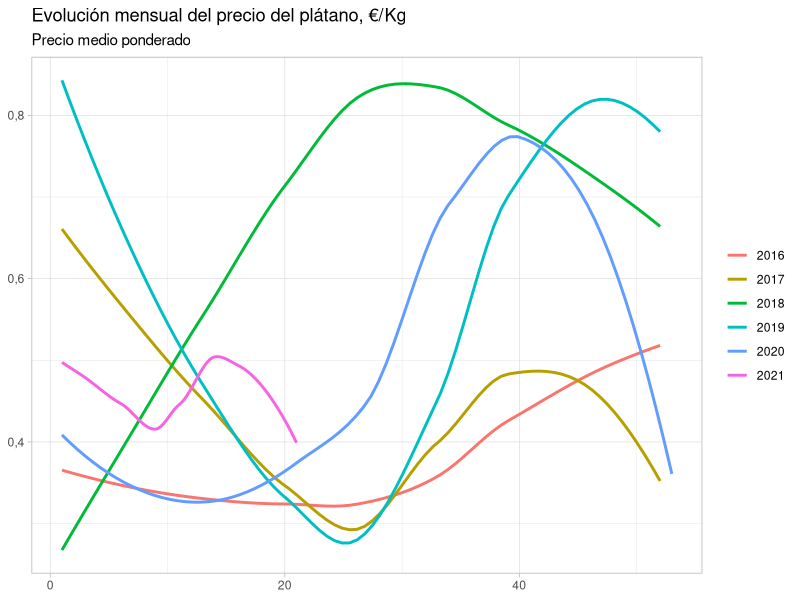
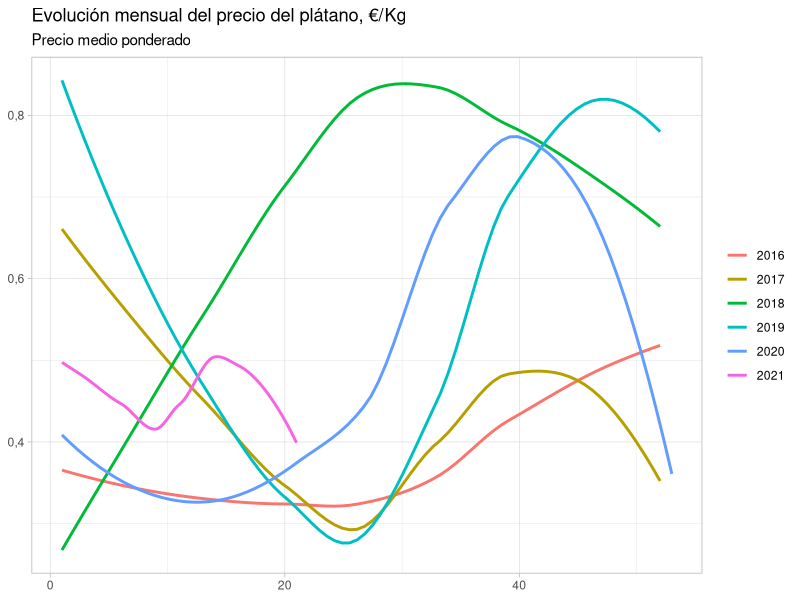

Recreate these plots in R, in order.
## ---- chunk 1
knitr::opts_chunk$set(
  echo = F,
  message = F,
  options(OutDec = ","),
  fig.dim = c(6, 5) # width = 6, height = 5 
  )
library(tidyverse)
library(lubridate)
## ---- chunk 2
ds <- read_delim("data/raw/dataset-ISTAC-C00014A_000012-1.3-observations.tsv",
                 show_col_types = FALSE) %>% 
  rename_all(tolower) %>% 
  filter(
    territorio == "Tenerife",
    !is.na(obs_value)
    ) %>% 
  select(1,3,6) %>% 
  pivot_wider(
    names_from = medidas,
    values_from = obs_value
  )

#-- solo los precios medios ponderados --
pr <- ds %>% 
  select(1,2) %>% 
  rename(
    pmp = `Precio medio ponderado`
  ) %>% 
  mutate(
    year = str_sub(time_period, 1, 4),
    n_sem = as.numeric(str_extract(time_period, "\\d+$")),
    .before = 1
  )
pr_sm <- pr %>% 
  filter(
    year != "2021",
    year != "2018"
  )
## ---- chunk 3
ggplot(pr,
       aes(n_sem, pmp,
           color = year)) +
  geom_smooth(
    se = F,
    span = 0.8
  ) +
  labs(
    title = "Evolución mensual del precio del plátano, €/Kg",
    subtitle = "Precio medio ponderado",
    x = NULL,
    y = NULL,
    color = NULL
  ) +
  theme_light()
## ---- chunk 4
ggplot(pr,
       aes(n_sem, pmp,
           color = year)) +
  geom_smooth(
    se = F,
    span = 0.8
  ) +
  labs(
    title = "Evolución mensual del precio del plátano, €/Kg",
    subtitle = "Precio medio ponderado",
    x = NULL,
    y = NULL,
    color = NULL
  ) +
  theme_light()
